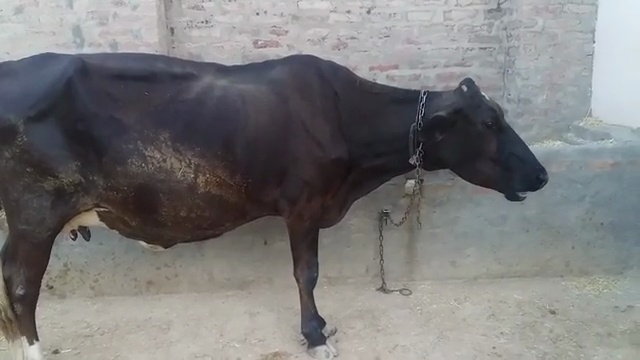
#> input picture data/extracted_frames/frame1029.jpg, 640 x 360 px; its folder holds only this picture in this run
$ jupyter execute Reduce_Data.ipynb   (shell and % lines are left out)
#> lines starting #> are read from the running program, lines starting #| are printed output that depends on the picture
[cell 1]
import cv2
from skimage.metrics import structural_similarity as ssim

[cell 2]
def load_images(image_paths):
    images = []
    for path in image_paths:
        img = cv2.imread(path)
        images.append(img)
    return images

[cell 3]
def calculate_ssim(img1, img2):
    gray1 = cv2.cvtColor(img1, cv2.COLOR_BGR2GRAY)
    gray2 = cv2.cvtColor(img2, cv2.COLOR_BGR2GRAY)
    score, diff = ssim(gray1, gray2, full=True)
    return score

[cell 4]
def remove_similar_images(images, threshold):
    unique_images = []
    for i in range(len(images)):
        is_unique = True
        for j in range(i + 1, len(images)):
            ssim_score = calculate_ssim(images[i], images[j])
            if ssim_score > threshold:
                is_unique = False
                break
        if is_unique:
            unique_images.append(images[i])
    return unique_images

[cell 5]
from PIL import Image
from pathlib import Path


def resize_images(input_dir, new_width, new_height):
    """Resizes all images in a directory to a specified size.

    Args:
      input_dir: Path to the input and output directory.
      new_width: Desired width of the resized images.
      new_height: Desired height of the resized images.
    """
#> called with input_dir = 'data/extracted_frames', new_width = 640, new_height = 640

    for image_file in Path(input_dir).glob('*.*'):
        img = Image.open(image_file)
#> img is the input picture: PIL image 640x360 RGB; mean R, G, B 122.7, 122.1, 122.3
        img = img.resize((new_width, new_height))
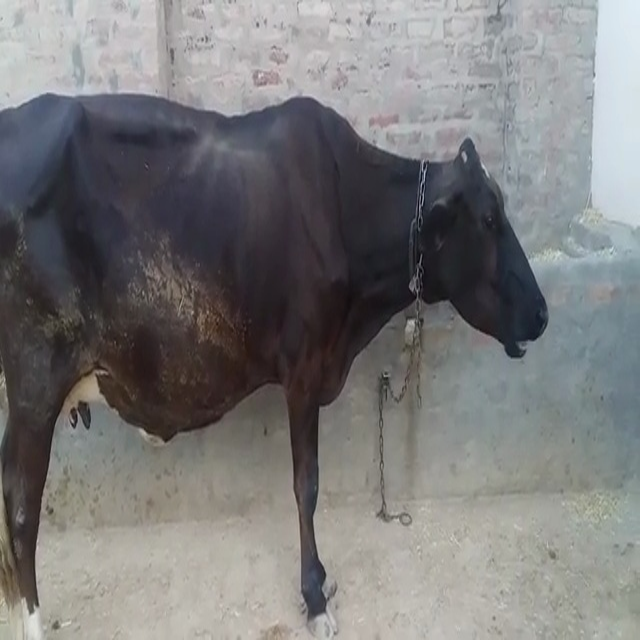
#> img: PIL image 640x640 RGB; mean R, G, B 122.7, 122.1, 122.3
        img.save(image_file)


# Example usage:
input_dir = "data/extracted_frames"
new_width = 640
new_height = 640
try:
    resize_images(input_dir, new_width, new_height)
except:
    print()

[cell 6]
import os

image_dir = "data/extracted_frames"
image_paths = [os.path.join(image_dir, f) for f in os.listdir(image_dir) if f.endswith('.jpg')]

images = load_images(image_paths)
#> images = 1 item
unique_images = remove_similar_images(images, 0.9)  # Adjust threshold as needed
#> the loop in remove_similar_images, `for i in range(len(images)):` made 1 pass
#> unique_images = 1 item

# Save unique images or perform further processing

[cell 7]
import os


def remove_every_second_file(directory_path):
    """Removes every second file from the specified directory.

    Args:
      directory_path: The path to the directory.
    """
#> called with directory_path = 'data/extracted_frames'

    files = os.listdir(directory_path)
    for i, file in enumerate(files):
        if i % 2 == 1:  # Every second file
            file_path = os.path.join(directory_path, file)
            try:
                os.remove(file_path)
                print(f"Removed: {file_path}")
            except OSError as e:
                print(f"Error removing file {file_path}: {e}")


if __name__ == "__main__":
    directory_path = "data/extracted_frames"
    remove_every_second_file(directory_path)


$ run again, on data/extracted_frames/frame104.jpg
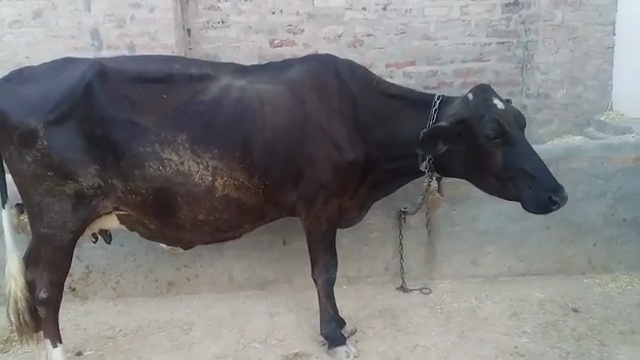
#> input picture data/extracted_frames/frame104.jpg, 640 x 360 px
#> in resize_images, img is the input picture: PIL image 640x360 RGB; mean R, G, B 123.6, 123.1, 123.4
#> in resize_images, `img = img.resize((new_width, new_height))`:
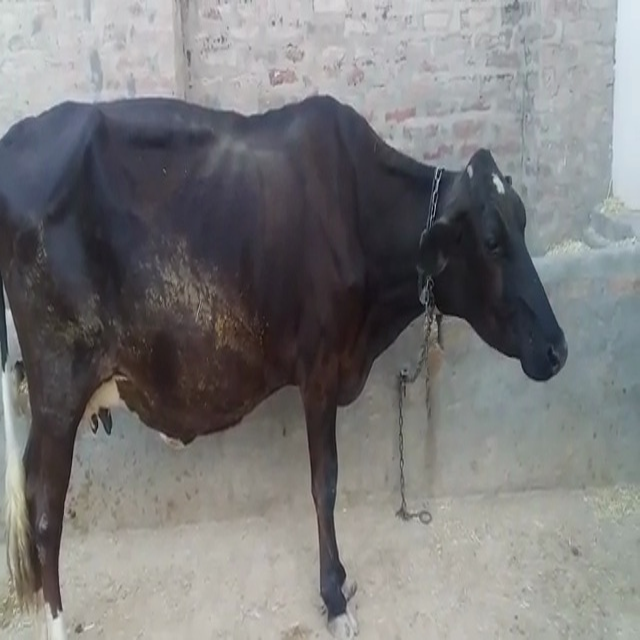
#> img: PIL image 640x640 RGB; mean R, G, B 123.6, 123.1, 123.4
#> images = 1 item
#> the loop in remove_similar_images, `for i in range(len(images)):` made 1 pass
